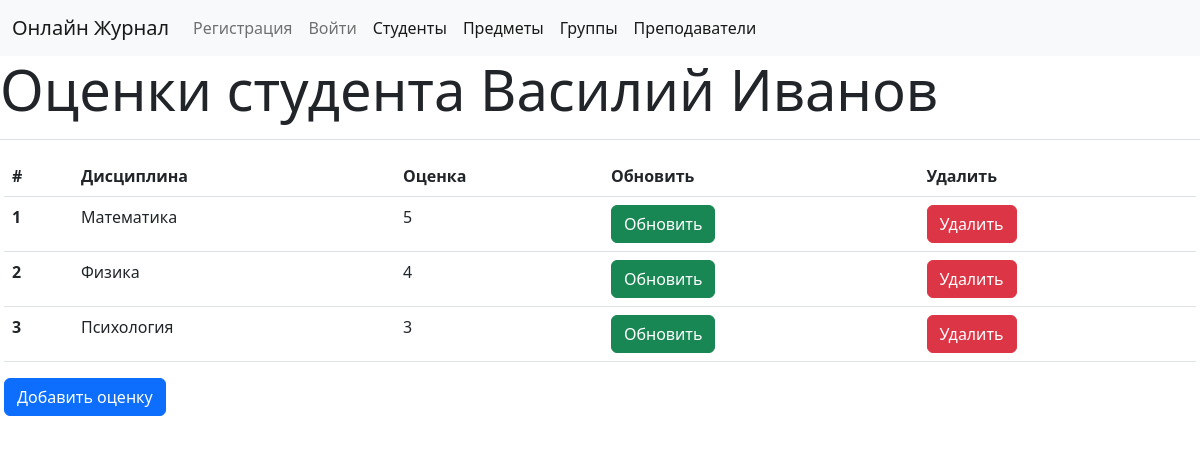
/students/3/grades/, run on the app's committed database.
### gradebook/models.py (models this page shows)
class Student(models.Model):
    first_name = models.CharField(max_length=30)
    last_name = models.CharField(max_length=30)
    group = models.ForeignKey(Group, related_name='students', on_delete=models.CASCADE)
    age = models.IntegerField()
    def __str__(self) -> str:
        return f"{self.first_name} {self.last_name}"

class Grade(models.Model):
    student = models.ForeignKey(Student, related_name='grades', on_delete=models.CASCADE)
    subject = models.ForeignKey(Subject, related_name='grades', on_delete=models.CASCADE)
    digit = models.CharField(max_length=6, choices=GRADE_CHOICES)
    def __str__(self):
        return self.digit

class Subject(models.Model):
    name = models.CharField(max_length=30, unique=True)
    teacher = models.ForeignKey(Teacher, related_name='subjects', on_delete=models.CASCADE)
    def __str__(self) -> str:
        return self.name

### gradebook/views.py (the view)
# urls.py: path('students/<int:pk>/grades/', views.GradesView.as_view(), name="grades_view"),
class GradesView(DetailView):
    model = Student
    template_name = 'grades.html'
    def get_context_data(self, **kwargs):
        context = super().get_context_data(**kwargs)
        print(context)
        print(Student.objects.get(id=self.kwargs['pk']).grades.all())
        context['grades'] = Student.objects.get(id=self.kwargs['pk']).grades.all()
        return context

### templates/grades.html
{% extends 'base.html' %}
{% block content %}
    <h1 class="display-4">Оценки студента {{object}}</h1>
    <div class="students-content" style="
    position: relative;
    padding: 1rem;
    margin: 1rem -0.75rem 0;
    border: solid #dee2e6;
    border-width: 1px 0 0;">
        <table class="table">
            <thead>
                <tr>
                <th scope="col">#</th>
                <th scope="col">Дисциплина</th>
                <th scope="col">Оценка</th>
                <th scope="col">Обновить</th>
                <th scope="col">Удалить</th>
                </tr>
            </thead>
            <tbody>
                {% for grade in grades %}
                <tr>
                    <th scope="row">{{ forloop.counter }}</th>
                    <td>{{grade.subject}}</td>
                    <td>{{grade.digit}}</td>
                    <td><a class="btn btn-success" href="{% url 'update_grade' grade.id %}">Обновить</a></td>
                    <td><a class="btn btn-danger" href="{% url 'delete_grade' grade.id %}">Удалить</a></td>
                </tr>
            {% endfor %}
            </tbody>
        </table>
        <a class="btn btn-primary" href="{% url 'add_grade' object.id %}">Добавить оценку</a>
    </div>
{% endblock content %}

### data on the page
Student: first_name+last_name "Василий Иванов"
Grade: subject "Математика", digit "5"
Grade: subject "Физика", digit "4"
Grade: subject "Психология", digit "3"
